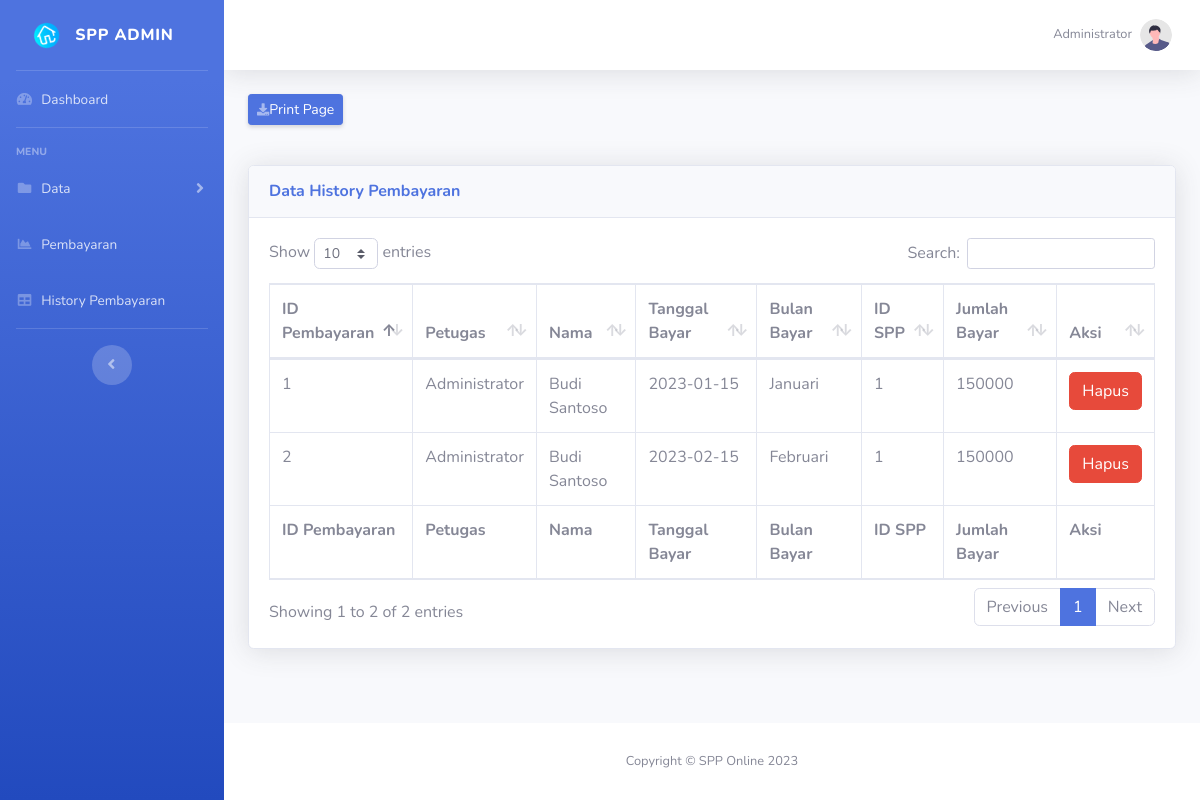
The app's page /admin/history_pembayaran.php (signed in) with its own data.
### tables this page shows
CREATE TABLE `pembayaran` (
  `id_pembayaran` int NOT NULL,
  `id_petugas` int NOT NULL,
  `nisn` varchar(20) NOT NULL,
  `tgl_bayar` date NOT NULL,
  `bulan_dibayar` varchar(20) NOT NULL,
  `tahun_dibayar` varchar(10) NOT NULL,
  `id_spp` int NOT NULL,
  `jumlah_bayar` int NOT NULL
);

CREATE TABLE `petugas` (
  `id_petugas` int NOT NULL,
  `username` varchar(50) NOT NULL,
  `password` varchar(255) NOT NULL,
  `nama_petugas` varchar(100) NOT NULL,
  `level` enum('admin','petugas') NOT NULL DEFAULT 'petugas'
);

CREATE TABLE `siswa` (
  `nisn` varchar(20) NOT NULL,
  `nis` varchar(20) NOT NULL,
  `nama` varchar(100) NOT NULL,
  `id_kelas` int NOT NULL,
  `alamat` text NOT NULL,
  `no_telp` varchar(20) NOT NULL,
  `id_spp` int NOT NULL
);

### admin/history_pembayaran.php (the view, shortened to what this page needs)
<!DOCTYPE html>
<html lang="en">
<head>
    <link href="vendor/fontawesome-free/css/all.min.css" rel="stylesheet" type="text/css">
    <link href="css/sb-admin-2.min.css" rel="stylesheet">
    <link href="vendor/datatables/dataTables.bootstrap4.min.css" rel="stylesheet">
   <link rel="stylesheet" href="https://printjs4de6.kxcdn.com/print.min.css" />
</head>
<body id="page-top">
    <div id="wrapper">
        <ul class="navbar-nav bg-gradient-primary sidebar sidebar-dark accordion" id="accordionSidebar">
            <a class="sidebar-brand d-flex align-items-center justify-content-center" href="index.php">
                <div class="sidebar-brand-icon rotate-n-15">
                    <img src="img/home.png" height="25px" width="25px">
                </div>
                <div class="sidebar-brand-text mx-3">SPP Admin <sup></sup></div>
            </a>
            <hr class="sidebar-divider my-0">
            <li class="nav-item">
                <a class="nav-link" href="index.php">
                    <i class="fas fa-fw fa-tachometer-alt"></i>
                    <span>Dashboard</span></a>
            </li>
            <hr class="sidebar-divider">
            <div class="sidebar-heading">
                Menu
            </div>
            <li class="nav-item">
                <a class="nav-link collapsed" href="#" data-toggle="collapse" data-target="#collapsePages"
                    aria-expanded="true" aria-controls="collapsePages">
                    <i class="fas fa-fw fa-folder"></i>
                    <span>Data</span>
                </a>
            </li>
            <li class="nav-item">
                <a class="nav-link" href="pembayaran.php">
                    <i class="fas fa-fw fa-chart-area"></i>
                    <span>Pembayaran</span></a>
            </li>
            <li class="nav-item">
                <a class="nav-link" href="history_pembayaran.php">
                    <i class="fas fa-fw fa-table"></i>
                    <span>History Pembayaran</span></a>
            </li>
            <hr class="sidebar-divider d-none d-md-block">
            <div class="text-center d-none d-md-inline">
                <button class="rounded-circle border-0" id="sidebarToggle"></button>
            </div>
        </ul>
        <div id="content-wrapper" class="d-flex flex-column">
            <div id="content">
                <nav class="navbar navbar-expand navbar-light bg-white topbar mb-4 static-top shadow">
                    <ul class="navbar-nav ml-auto">
                        <li class="nav-item dropdown no-arrow">
                            <a class="nav-link dropdown-toggle" href="#" id="userDropdown" role="button"
                                data-toggle="dropdown" aria-haspopup="true" aria-expanded="false">
                                <span class="mr-2 d-none d-lg-inline text-gray-600 small">
                                     <?php echo $_SESSION['nama'];?>
                                </span>
                                <img class="img-profile rounded-circle"
                                    src="img/undraw_profile.svg">
                            </a>
                        </li>
                    </ul>
                </nav>
                <div class="container-fluid">
                    <div class="d-sm-flex align-items-center justify-content-between mb-4">
                        <div id="libBtnWrap">
                            <button onclick="libPrint()" class="d-none d-sm-inline-block btn btn-sm btn-primary shadow-sm"><i
                                class="fas fa-download fa-sm text-white-50" onclick="libPrint()"></i>Print Page</button>
                        </div>
                    </div>
                    <div id="libInp">
                    <div class="card shadow mb-4">
                        <div class="card-header py-3">
                            <h6 class="m-0 font-weight-bold text-primary">Data History Pembayaran</h6>
                        </div>
                        <div class="card-body">
                            <div class="table-responsive">
                                <table class="table table-bordered" id="dataTable" width="100%" cellspacing="0">
                                    <thead>
                                        <tr>
                                            <th>ID Pembayaran</th>
                                            <th>Petugas</th>
                                            <th>Nama</th>
                                            <th>Tanggal Bayar</th>
                                            <th>Bulan Bayar</th>
                                            <th>ID SPP</th>
                                            <th>Jumlah Bayar</th>
                                            <th>Aksi</th>
                                        </tr>
                                    </thead>
                                    <tfoot>
                                        <tr>
                                            <th>ID Pembayaran</th>
                                            <th>Petugas</th>
                                            <th>Nama</th>
                                            <th>Tanggal Bayar</th>
                                            <th>Bulan Bayar</th>
                                            <th>ID SPP</th>
                                            <th>Jumlah Bayar</th>
                                            <th>Aksi</th>
                                        </tr>
                                    </tfoot>
                                    <tbody>
                                        <?php
                                            $query = mysqli_query($koneksi,"SELECT pembayaran.*, siswa.nama, petugas.nama_petugas from pembayaran JOIN siswa on siswa.nisn = pembayaran.nisn JOIN petugas ON petugas.id_petugas = pembayaran.id_petugas");
                                            while ($data = mysqli_fetch_array($query)){
                                        ?>
                                        <tr>
                                            <td><?php echo $data['id_pembayaran'];?></td>
                                            <td><?php echo $data['nama_petugas'];?></td>
                                            <td><?php echo $data['nama'];?></td>
                                            <td><?php echo $data['tgl_bayar'];?></td>
                                            <td><?php echo $data['bulan_dibayar'];?></td>
                                            <td><?php echo $data['id_spp'];?></td>
                                            <td><?php echo $data['jumlah_bayar'];?></td>
                                            <td>
                                                <?php if ($_SESSION['level'] == 'admin') {
                                                ?>
                                                <button class="btn btn-danger" onclick="konfirmasiHapus('hapus_pembayaran.php?id_pembayaran=<?php echo $data['id_pembayaran'];?>', 'pembayaran ID <?php echo $data['id_pembayaran'];?>')">Hapus</button>
                                                <?php }?>
                                            </td>
                                        </tr>
                                        <?php } ?>
                                    </tbody>
                                </table>
                            </div>
                        </div>
                    </div>
                    </div>
                </div>
            </div>
            <footer class="sticky-footer bg-white">
                <div class="container my-auto">
                    <div class="copyright text-center my-auto">
                       <span>Copyright &copy; SPP Online 2023</span>
                    </div>
                </div>
            </footer>
        </div>
    </div>
</body>
</html>

### records on screen
pembayaran: id_pembayaran "1", id_petugas.nama_petugas "Administrator", nisn.nama "Budi Santoso", tgl_bayar "2023-01-15", bulan_dibayar "Januari", id_spp "1", jumlah_bayar "150000"
pembayaran: id_pembayaran "2", id_petugas.nama_petugas "Administrator", nisn.nama "Budi Santoso", tgl_bayar "2023-02-15", bulan_dibayar "Februari", id_spp "1", jumlah_bayar "150000"

### other values on screen
$_SESSION['nama'] "Administrator"
